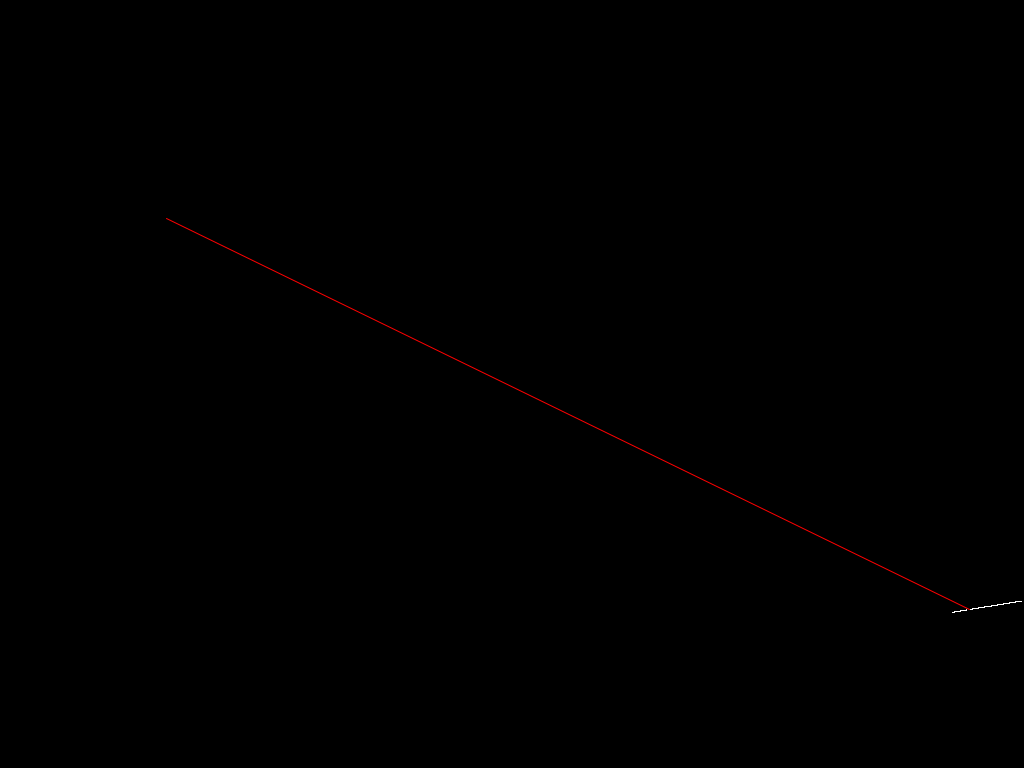
Frame 1 (no input)
Frame 60 (the mouse pressed at the canvas centre just before this capture): identical to frame 1, image omitted
Frame 120 (the mouse held since frame 60 and released just before this capture): identical to frame 1, image omitted

The Processing sketch that drew this single still picture (run headless with seeded random() and noise(); from frame 60 on, the mouse is pressed at the canvas centre):

// Processing sketch: allshapes
// ── allshapes.pde
FloatList metaRotationList = new FloatList();
; //358 vals
FloatList metaSizeList = new FloatList();
; // 198 vals
FloatList metaProportionList = new FloatList();
; //39 204 vals
FloatList metaPointList = new FloatList();
;






ArrayList metaConnectionList = new ArrayList();
;

ArrayList<shapeParam> ListOfLists = new ArrayList<shapeParam>();
shapeParam rotationList ;
shapeParam sizeList ;
shapeParam proportionList  ;
shapeParam pointList  ;



shapeParam pointList2  ;
shapeParam  positionList ;
FloatList ConnectionList ;







void setup() {
  
    int cols = height;
int rows = width;
int[][] positionMetaList = new int[cols][rows];
  
 rotationList = new shapeParam();
sizeList = new shapeParam();
proportionList = new shapeParam();
 pointList = new shapeParam();
 
pointList2 = new shapeParam();
positionList = new shapeParam();
ConnectionList = new FloatList();


  


// Two nested loops allow us to visit every spot in a 2D array.
// For every column I, visit every row J.
for (int i = 0; i < cols; i++) {
  for (int j = 0; j < rows; j++) {
    positionMetaList[i][j] = 0;
  }
};

 

  size(1024, 768);
  background(0);
  stroke(25, 10, 255);

  pushMatrix();
  float z = sqrt(sq(1024) + sq(768))/2.0;
  float x = z*cos(radians(216.87));
  float y =  z*sin(radians(216.87));
  translate(width/2.0, height/2.0);
  //line(0,0,-width/2 + 20,-height/2.0 + 20);
  //line(0, 0, x, y);
  
  Boolean negativeRotation = false;
  float orientation = (random(-89.5, 90));
  
 //orientation = 0;


  if (orientation < 0) {

    negativeRotation = true;
  };

  orientation = roundToHalf(orientation, negativeRotation);

float index = round(map(orientation, -89.5, 90, 0, 358));

  float size = getSize(orientation, negativeRotation);
  float[] size2 = {size*10.24, size*7.68};
  float areaSize = size2[0]*size2[1];
   float[] size3 = new float[2];

  if (orientation == 0) {

    if (areaSize/width < 5) {

      size3[1] = areaSize/5.0;
      size3[0] = 5;
    } else {
      size3[0] = areaSize/width;
      size3[1] = width;
    }
  } else if (orientation == 90 ) {


    if (areaSize/width < 5) {

      size3[1] = areaSize/5.0;
      size3[0] = 5;
    } else {
      size3[0] = areaSize/height;
      size3[1] = height ;
    }
  } else {

    size3 = getProportionTopBottom(areaSize, orientation, negativeRotation);

    z = sqrt(sq(size3[1]) + sq(size3[0]));
    float alpha = asin(size3[0]/(z));
    z = z/2.0;
    x = z*cos(alpha+radians(orientation));
    y =  z*sin(alpha+radians(orientation));

    if (x  > 512.5 || y < -511.5) {

      size3 = getProportionSides(areaSize, orientation, negativeRotation);
      z = sqrt(sq(size3[1]) + sq(size3[0]));
      alpha = asin(size3[0]/(z));
      z = z/2.0;
      x = z*cos(radians(orientation)-alpha);
      y =  z*sin(radians(orientation)-alpha);
    }
  }

  float[] size4 = getRandomAspectRatio(size2[0], size3[1], areaSize, negativeRotation);

  //line(0, 0, x, y);

  noFill();
  rectMode(CENTER);
  rotate(radians(orientation));

  //rect(0, 0, size2[0], size2[1]);
  // rect(0,0,size3[1],size3[0]);
  rect(0, 0, size4[0], size4[1]);
   popMatrix();
  //   println(size2[0], size2[1]);
  //println(size3[0], size3[1]);
  //  println(size4[0], size4[1]);


  rotationList.value = orientation;


  sizeList.value = abs(size);


  proportionList.value = size4[2];


  pointList.value = float(round(random(3,getPoints(int(size4[0]), int(size4[1])))));




  //add to relation lists
  ListOfLists.add(findPlacementInList(ListOfLists, index), rotationList);
  rotationList.list.add(findPlacementInList(rotationList.list, sizeList.value), sizeList);
  sizeList.list.add(findPlacementInList(sizeList.list, proportionList.value), proportionList);
  proportionList.list.add(findPlacementInList(proportionList.list, pointList.value), pointList);
  
  

  

  //add to metalists
  metaRotationList.insert(findPlacementInMetaList(metaRotationList, index), rotationList.value);
  metaSizeList.insert(findPlacementInMetaList(metaSizeList, abs(size)), abs(size));
  metaProportionList.insert(findPlacementInMetaList(metaProportionList,proportionList.value), proportionList.value);
  metaPointList.insert(findPlacementInMetaList(metaPointList, pointList.value), pointList.value);

 
   //positionList.value = ;

  
  //add to the pointList
  pointList2.value =  pointList.value;

  // positionList.list.add(findPlacementInList(rotationList.list, sizeList.value), sizeList);
  
 //pickPointsFromMetaPositionList(positionMetaList, int(pointList.value),int(size4[0]),int(size4[1])) ;

//randomly picks available points in the selected area
positionList.values =  pickPointsFromMetaPositionList(positionMetaList, int(pointList.value) ,int(size4[0]),int(size4[1]),orientation) ;


updateMetaPositionList(positionMetaList, positionList.values);


   pointList2.list.add( positionList);

 


 connectingPointsReturnConnections(positionList.values);
 
 stroke(0,255,0);
 // for(int i=0;i<positionList.values.size();i++){
   
 //  IntList o = positionList.values.get(i);
 
 //    rect(o.get(0), o.get(1), 5, 5);
 
 //}
 
 //connectingPoints(positionList.values);


  // ListOfLists.append(list);
}

void draw() {
}

// ── functions.pde
import java.util.*;

class shapeParam {
  Float value;
  ArrayList<IntList> values;
  ArrayList<shapeParam> list =   new ArrayList<shapeParam>();
};




class ListList {
  ArrayList<ListList> list =   new ArrayList<ListList>();
  ArrayList<IntList> position = new  ArrayList<IntList>();
  float value;
};





float getSize(float orientation, boolean negativeRotation) {
  float cornerDistanceToEdge = 999999;
  float halfHeight = height/2.0;

  float ratioDiagonalRotation = 216.87;
  //  println("halfHeight:"+halfHeight);
  if (negativeRotation) {
    //positive - lower left corner  touching
    //   println("bottom");

    float shapeDiagonalRotation =  ratioDiagonalRotation - orientation;

    //println("shapeDiagonalRotation:"+shapeDiagonalRotation);
    if (shapeDiagonalRotation > ratioDiagonalRotation) {
      //touching top
      //  println("cos thing:"+(sin(radians(shapeDiagonalRotation))));
      cornerDistanceToEdge = (halfHeight/sin(radians(shapeDiagonalRotation)));
    } else {
      println("error top --> side");
    };
  } else {
    //positive - lower left corner  touching


    float shapeDiagonalRotation =  ratioDiagonalRotation + orientation;
    //rintln("shapeDiagonalRotation:"+shapeDiagonalRotation);
    if (shapeDiagonalRotation >= ratioDiagonalRotation) {
      //touching top
      //  println("cos thing:"+(sin(radians(shapeDiagonalRotation))));
      cornerDistanceToEdge = -(halfHeight/sin(radians(shapeDiagonalRotation)));
    } else {
      println("error bottomm --> side");
    }
  };
  if (cornerDistanceToEdge == 999999 ) {
    println("error cornerDistanceToEdge");
  } else {
  }
  // println("cornerDistancetoEdge"+cornerDistanceToEdge);
  float sizePercentage = (4) * ((cornerDistanceToEdge*2)/sqrt(sq(4)+sq(3)));
  //  println("sizePercentage" + sizePercentage);
  sizePercentage = sizePercentage/10.24;
  // println("sizePercentage" + sizePercentage);
  //return sizePercentage;




  if (negativeRotation) {

    sizePercentage = random( sizePercentage, -1);
  } else {

    sizePercentage = random(1, sizePercentage);
  };


  sizePercentage = roundToHalf(sizePercentage, negativeRotation);


  return sizePercentage;
};




float[] getProportionTopBottom(float areaSize, float rotation, boolean negativeRotation) {

  float fakeWidth;

  if (negativeRotation) {

    fakeWidth = height/tan(radians(-rotation));
  } else {

    fakeWidth = height/tan(radians(rotation));
  }

  //println(fakeWidth);


  float diagonal = sqrt(sq(height)+sq(fakeWidth));

  float newBoxHeightSquaredPart = 1-sqrt(1-4*(fakeWidth/height)*areaSize/sq(diagonal));
  float newBoxHeight = (diagonal*height/fakeWidth*newBoxHeightSquaredPart)/2;

  if (newBoxHeight < 5.0) {
    newBoxHeight = 5;
  }

  float newBoxWidth = areaSize/newBoxHeight;


  float[] returningValues = { newBoxHeight, newBoxWidth};

  return returningValues;
};


float[] getProportionSides(float areaSize, float rotation, boolean negativeRotation) {

  float fakeWidth;



  if (negativeRotation) {
    rotation = 45 + (45 - rotation);
    fakeWidth = width/tan(radians(-rotation));
  } else {
    rotation = 45 + (45 - rotation);
    fakeWidth = width/tan(radians(rotation));
  }



  float diagonal = sqrt(sq(width)+sq(fakeWidth));


  float newBoxHeightSquaredPart = 1-sqrt(1-4*(fakeWidth/width)*areaSize/sq(diagonal));
  float newBoxHeight = (diagonal*width/fakeWidth*newBoxHeightSquaredPart)/2;

  if (newBoxHeight < 5.0) {
    newBoxHeight = 5;
  }

  float newBoxWidth = areaSize/newBoxHeight;


  float[] returningValues = { newBoxHeight, newBoxWidth};
  return returningValues;
};



float[] getRandomAspectRatio(float startWidth, float maxWidth, float areaSize, boolean negativeRotation) {
  float newWidth;

  if (negativeRotation) {
    newWidth = random(-startWidth, maxWidth);
  } else {

    newWidth = random(startWidth, maxWidth);
  }




  float newHeight = areaSize/newWidth;
  float aspectRatio = newHeight/newWidth;



  float[] returningValues = {newWidth, newHeight, aspectRatio};

  return returningValues;
};



float roundToHalf(float value, boolean negativeRotation) {

  int decimalNums = abs(int((value % 1)*100));


  if (decimalNums >= 75) {
    if (negativeRotation) {
      value = int(value) - 1;
    } else {
      value = int(value) + 1;
    }
  } else if (decimalNums < 75 && decimalNums >= 25 ) {
    if (negativeRotation) {
      value = int(value) - 0.5;
    } else {
      value = int(value) + 0.5;
    }
  } else {
    value = int(value) ;
  }


  return value;
}



int findPlacementInList(ArrayList<shapeParam> list, float index) {
  int i;

  if (list.size() == 0) {
    return 0;
  } else if (list.size() == 1) {

    i = 0;


    shapeParam listInthelist = list.get(i);
    float presentValue = listInthelist.value;


    if (index > presentValue  ) {
      // println("here");
      return i+1;
    } else {
      return i;
    }
  } else if (list.size() == 2) {

    i = 0;

    shapeParam listInthelist = list.get(i);
    float presentValue = listInthelist.value;

    shapeParam followingListIntheList = list.get(i +1 );
    float nextValue = followingListIntheList.value;


    if (index > presentValue && index < nextValue ) {

      return i+1;
    } else if (index > presentValue && index > nextValue ) {
      return i+2;
    } else {
      return i;
    }
  } else {
    i = ((list.size()/2));


    while (true) {
      float nextValue = 0 ;
      float previousValue = 0;
      boolean isNextValue = list.size() - 1 > i;
      boolean isPreviousValue = i > 0;

      shapeParam listInthelist = list.get(i);
      float presentValue = listInthelist.value;

      println("present value:"+presentValue);

      if (isNextValue) {
        shapeParam followingListIntheList = list.get(i +1 );
        nextValue = followingListIntheList.value;
        println("next value:" +nextValue);
      } else {
        return i+1;
      }

      if (isPreviousValue) {
        shapeParam previousListIntheList = list.get(i -1 );
        previousValue = previousListIntheList.value;

        println("previous value:" +previousValue);
      } else {

        return 0;
      }

      if (index > presentValue) {
        if (isNextValue) {
          if (index < nextValue ) {
            return i+1;
          }
        }
        i = i + round(i/2.0);
        println("rounded"+i);
      } else if (index < presentValue) {
        if (isPreviousValue) {
          if (index > previousValue) {
            return i;
          }
        }
        i = floor(i/2.0);
      }
    }
  }
};



int findPlacementInMetaList(FloatList list, float index) {
  int i;

  if (list.size() == 0) {
    return 0;
  } else if (list.size() == 1) {

    i = 0;

    float presentValue = list.get(i);


    if (index > presentValue  ) {
      println("here");
      return i+1;
    } else {
      return i;
    }
  } else if (list.size() == 2) {

    i = 0;

    float presentValue = list.get(i);

    float nextValue = list.get(i+1);


    if (index > presentValue && index < nextValue ) {

      return i+1;
    } else if (index > presentValue && index > nextValue ) {
      return i+2;
    } else {
      return i;
    }
  } else {
    i = ((list.size()/2));


    while (true) {
      float nextValue = 0 ;
      float previousValue = 0;
      boolean isNextValue = list.size() - 1 > i;
      boolean isPreviousValue = i > 0;

      float presentValue = list.get(i);

      println("present value:"+presentValue);

      if (isNextValue) {
        nextValue = list.get(i+1);
        println("next value:" +nextValue);
      } else {
        return i+1;
      }

      if (isPreviousValue) {
        previousValue = list.get(i-1);

        println("previous value:" +previousValue);
      } else {

        return 0;
      }

      if (index > presentValue) {
        if (isNextValue) {
          if (index < nextValue ) {
            return i+1;
          }
        }
        i = i + round(i/2.0);
        println("rounded"+i);
      } else if (index < presentValue) {
        if (isPreviousValue) {
          if (index > previousValue) {
            return i;
          }
        }
        i = floor(i/2.0);
      }
    }
  }
};








float  getPoints(int Width, int Height) {

  Width = Width / 5;
  Height = Height / 5;

  int bigVal = max(Width, Height) ;
  int smallVal = min(Width, Height) ;

  //println(bigVal);

  if (smallVal == 1) {

    return 4;
  } else if (smallVal == 2) {

    return 2 + (bigVal*2);
  } else if (smallVal == 3) {
    if (bigVal > 3) {
      int addVal = 0;
      if (bigVal > 4) {
        int moduloVal = (bigVal-4)%3;



        switch(moduloVal) {
        case 0:
          addVal = 8;
          break;
        case 1:
          addVal = 4;
          break;
        case 2:
          addVal = 6;
          break;
        };
      };

      int amountOfRepetition = ((bigVal - 5)/3);



      return int(12 + ((amountOfRepetition)*8) + addVal);
    } else if (bigVal == 3) {

      return 8;
    }
  } else if (smallVal == 4) {


    if (bigVal > 4) {
      int addVal = 0;
      if (bigVal > 5) {
        int moduloVal = (bigVal)%4;



        switch(moduloVal) {
        case 0:
          addVal = 8;
          break;
        case 1:
          addVal = 12;
          break;
        case 2:
          addVal = 2;
          break;
        case 3:
          addVal = 4;
          break;
        };
      };

      int amountOfRepetition = ((bigVal - 6)/4);




      return int(20 + ((amountOfRepetition)*12) + addVal);
    } else if (bigVal == 4) {

      return 8;
    };
  } else if (smallVal == 5) {


    return 24 + ((bigVal - 5)*4);
  } else if (smallVal == 6) {



    if (bigVal > 7) {
      int addVal = 0;
      if (bigVal > 8) {
        int moduloVal = (bigVal)%6;



        switch(moduloVal) {
        case 0:
          addVal = 18;
          break;
        case 1:
          addVal = 22;
          break;
        case 2:
          addVal = 28;
          break;
        case 3:
          addVal = 4;
          break;
        case 4:
          addVal = 8;
          break;
        case 5:
          addVal = 12;
          break;
        };
      };

      int amountOfRepetition = ((bigVal - 9)/6);




      return int(42 + ((amountOfRepetition)*28) + addVal);
    } else if (bigVal == 6) {

      return 32;
    } else if (bigVal == 7) {

      return 34;
    };
  } else if (smallVal == 7) {

    int addVal = 0;
    if (bigVal > 7) {
      int moduloVal = (bigVal)%4;



      switch(moduloVal) {
      case 0:
        addVal = 6;
        break;
      case 1:
        addVal = 12;
        break;
      case 2:
        addVal = 16;
        break;
      case 3:
        addVal = 20;
        break;
      };
    };

    int amountOfRepetition = ((bigVal - 8)/4);




    return int(40 + ((amountOfRepetition)*20) + addVal);
  };

  return int(random(3, smallVal));
}


void printVals(ArrayList<shapeParam> list) {

  for (int i = 0; i < list.size(); i = i + 1) {


    shapeParam obj = list.get(i);



    print(obj.value+",");
  }
}


int getSmallestNumberFrom2DArray(int[][] arr) {


  int minvalue=arr[0][0];
  for (int i=0; i<arr.length; i++)
  {
    for (int j=0; j<arr[i].length; j++)
    {
      if (arr[i][j]<minvalue)
      {
        minvalue= arr[i][j];
      }
    }
  }
  //println("Min Value is: "+minvalue);
  return minvalue;
}


//  ArrayList<IntList> pickPointsFromMetaPositionList(int[][] arr, int numOfPoints, int shapeWidth, int shapeHeight){

// ListList ListList = new  ListList();

//        int smallestVal = getSmallestNumberFrom2DArray(arr);

//  //pick all the possible points to be evaluated, does not work when rotated
//    int countOfPoints  = 0;
////    while(countOfPoints < numOfPoints){


////    ListList listX = new ListList();

////    int StartHeight = int(height/2.0 - shapeHeight/2.0);
////    int EndHeight = int(height/2.0 + shapeHeight/2.0);



////       int StartWidth = int(width/2.0 - shapeWidth/2.0);
////    int EndWidth= int(width/2.0 + shapeWidth/2.0);




////    for(int i=StartHeight;i<EndHeight;i++)
////    {
////        for(int j=StartWidth;j<EndWidth;j++)
////        {

////            if(arr[i][j] == smallestVal)
////            {
////               IntList x = new IntList(i,j);
////               listX.position.add(x);
////               countOfPoints  = countOfPoints +1;
////            }

////        }
////    }
////ListList.list.add(listX);
////  smallestVal = smallestVal + 1;
////    }


//    //randomly pick points to be used, check to avoid 3 adjacent in any direction
//    ArrayList<IntList> OutputList = new ArrayList<IntList>();







//    /////// fill the list of list with list of points depending on number of uses inside of the lists are lists with coordinates
//    for(int i=0;i<numOfPoints;i++){


//        if(ListList.list.size() == 0){


//         countOfPoints = i;

//         while(countOfPoints < numOfPoints){


//                     println(countOfPoints);


//    ListList listX = new ListList();

//    int StartHeight = int(height/2.0 - shapeHeight/2.0);
//    int EndHeight = int(height/2.0 + shapeHeight/2.0);



//       int StartWidth = int(width/2.0 - shapeWidth/2.0);
//    int EndWidth= int(width/2.0 + shapeWidth/2.0);




//    for(int v=StartHeight;v<EndHeight;v++)
//    {
//        for(int j=StartWidth;j<EndWidth;j++)
//        {

//            if(arr[v][j] == smallestVal)
//            {
//               IntList x = new IntList(v,j);


//               listX.position.add(x);
//               countOfPoints  = countOfPoints +1;
//            }

//        }
//    }
//ListList.list.add(listX);
//  smallestVal = smallestVal + 1;
//    }

//       };


//      ListList x = ListList.list.get(0);

//    //int y =  round(random(x.position.size()-1));

//    int y =  0;



//     int p = (x.position.get(y).get(0) + x.position.get(y).get(1));



//     if(i == 0){


//      OutputList.add(x.position.get(y));

//          OutputList.get(i).append(p);

//     }else{


//     for(int h=0;h< OutputList.size();h++){



//     if(OutputList.get(h).get(2) >= p  ){


//      OutputList.add(h,x.position.get(y));
//        OutputList.get(h).append(p);
//        break;

//     }else if (OutputList.get(h).get(2) < p && h == OutputList.size()-1){



//       OutputList.add(h+1,x.position.get(y));
//        OutputList.get(h+1).append(p);
//        break;


//     }

//     }
//     }
//     //order distance and outputList

//    /////////////////////////////////////////////////////////////




//    x.position.remove(y);

//     if(x.position.size() == 0){

//     ListList.list.remove(0);
//     };

//    //int o = round(random(ListList.get()size()));
//    //OutputList.add(ListList.get(o));
//    //ListList.remove(o);

//   //////////////////////////////////////checking adjacency
//    // if(i != 0 && (i+1)%3 == 0 ){


//    //        println("test"+i);
//    //       println("test"+OutputList);


//    //     boolean sameAsFirst = false;
//    //     boolean sameAsLast = false;


//    //        if(OutputList.get(i-1).get(2) == ((OutputList.get(i-2).get(2)) + 1) || OutputList.get(i-1).get(2) == ((OutputList.get(i-2).get(2)) + 2)||  OutputList.get(i-1).get(2) == OutputList.get(i-2).get(2)){
//    //       sameAsLast = true;

//    //       };
//    //     if(sameAsLast) {


//    //     if(i > 2){

//    //       if(OutputList.get(i-2).get(2) == ((OutputList.get(i-3).get(2)) + 1) || OutputList.get(i-2).get(2) == ((OutputList.get(i-3).get(2))  + 2)||  OutputList.get(i-2).get(2) == OutputList.get(i-3).get(2)){



//    //             println(OutputList);
//    //         OutputList.remove(OutputList.size()-2);

//    //          i = i -1;

//    //          println(1);
//    //                      println(OutputList);



//    //       }}


//    //         if(OutputList.get(i-1).get(2) == OutputList.get(i).get(2) - 1 || OutputList.get(i-1).get(2) == OutputList.get(i).get(2)  - 2||  OutputList.get(i-1).get(2) == OutputList.get(i).get(2)){
//    //       sameAsFirst = true;




//    //       OutputList.remove(OutputList.size()-1);

//    //       i = i -1;

//    //                     println(2);
//    //                      println(OutputList);


//    //     };





//    //     }



//    //};
//    ///////////////////////////////////


//    println("iter")  ;
//            println(OutputList);





//    }





//    //sort points by distance from 0,0
// //ArrayList<IntList> OutputList2 = new  ArrayList<IntList>();


// //        OutputList2.add(0,OutputList.get(0));

// //       for(int i=1;i< OutputList.size();i++){

// //         int x = OutputList.get(i).get(0) + OutputList.get(i).get(1);

// //          for(int o=0;o< OutputList2.size();o++){



// //            int uff = OutputList2.get(o).get(0) +OutputList2.get(o).get(1);




// //            if(x < uff){

// //            OutputList2.add(o,OutputList.get(i));

// //            break;

// //            }else if( o == OutputList2.size()-1){
// //            OutputList2.add(OutputList2.size(),OutputList.get(i));

// //                 break;

// //            }


// //          }


// //       }
//   //println("Min Value is: "+minvalue);

//   //println(OutputList2);
//   return OutputList;
//  };


ListList FillTheLists(int numOfPoints, int countOfPoints, int[][] arr, ListList ListList, int shapeHeight, int shapeWidth, float orientation) {



  color red = color(255, 0, 0);
  PGraphics selectedArea = createGraphics(1024, 768);
  selectedArea.beginDraw();
  selectedArea.background(0);
  selectedArea.noStroke();
  selectedArea.fill(red);
  selectedArea.rectMode(CENTER);
  selectedArea.pushMatrix();
  selectedArea.translate(width/2.0, height/2.0);
  selectedArea.rotate(radians(orientation));
  selectedArea.rect(0, 0, shapeHeight, shapeWidth);
  selectedArea.popMatrix();
  selectedArea.endDraw();

  // image(selectedArea,0,0);



  int smallestVal = getSmallestNumberFrom2DArray(arr);

  for (int i=0; i<numOfPoints; i++) {


    if (ListList.list.size() == 0) {




      while (countOfPoints < numOfPoints) {





        ListList listX = new ListList();

        //int StartHeight = int(height/2.0 - shapeHeight/2.0);
        //int EndHeight = int(height/2.0 + shapeHeight/2.0);



        //   int StartWidth = int(width/2.0 - shapeWidth/2.0);
        //int EndWidth= int(width/2.0 + shapeWidth/2.0);



        for (int v=0; v<768; v++)
        {
          for (int j=0; j<1024; j++)
          {

            //println(v);
            // println(j);

            if (selectedArea.get(j, v) == red) {

              if (arr[v][j] == smallestVal)
              {
                IntList x = new IntList(j, v);



                listX.position.add(x);
                countOfPoints  = countOfPoints +1;
              }
            }
          }
        }

        ListList.list.add(listX);
        smallestVal = smallestVal + 1;
      }
    };
  };

  return ListList;
}
;


ArrayList<IntList> pickPointsFromMetaPositionList(int[][] arr, int numOfPoints, int shapeWidth, int shapeHeight, float orientation) {

  ListList ListList = new  ListList();





  //pick all the possible points to be evaluated, does not work when rotated



  //randomly pick points to be used, check to avoid 3 adjacent in any direction
  ArrayList<IntList> OutputList = new ArrayList<IntList>();






  //  if(ListList x.list.size() == 0){
  ///////// fill the list of list with list of points depending on number of uses inside of the lists are lists with coordinates

  //   };

  int[][] pointHelperGrid = new int[768][1024];


  // Two nested loops allow us to visit every spot in a 2D array.
  // For every column I, visit every row J.
  for (int i = 0; i < 768; i++) {
    for (int j = 0; j < 1024; j++) {
      pointHelperGrid[i][j] = 0;
    }
  };


  while (OutputList.size()<numOfPoints) {
    //get a first list of positions from the list of lists

    if (ListList.list.size() == 0) {
      ListList = FillTheLists(numOfPoints, OutputList.size(), arr, ListList, shapeWidth, shapeHeight, orientation);
    }





    ListList x = ListList.list.get(0);

    // println(x.position.size());


    for (int q=0; q<x.position.size(); q++) {


      //     println(OutputList);
      if (OutputList.size() == numOfPoints) {

        break;
      };




      //pick random number from the list of positions
      int y =  round(random(x.position.size()-1));
      //y = 0;
      IntList chosenPosition = x.position.get(y);



      //adds first value into the list
      if (q == 0) {


        pointHelperGrid[chosenPosition.get(1)][chosenPosition.get(0)] = 1;
        OutputList.add(chosenPosition);
      } else {


        //check horizontal adjacency
        int horizontalForward = 0;
        int horizontalForwardTwo = 0;
        int horizontalBackward = 0 ;
        int horizontalBackwardTwo = 0;


        //avoid error when coordinate at the end
        if (chosenPosition.get(0) < width) {

          horizontalForward = pointHelperGrid[chosenPosition.get(1)][chosenPosition.get(0)+1];
          if (chosenPosition.get(0) < width - 1) {
            horizontalForwardTwo = pointHelperGrid[chosenPosition.get(1)+2][chosenPosition.get(0)+2];
          }
        }

        //avoid error when coordinate at the start
        if (chosenPosition.get(0) > 0) {

          horizontalBackward = pointHelperGrid[chosenPosition.get(1)][chosenPosition.get(0)-1];
          if (chosenPosition.get(0) > 1) {
            horizontalBackwardTwo = pointHelperGrid[chosenPosition.get(1)][chosenPosition.get(0)-2];
          }
        }


        boolean horizontalForwardBool = false;
        boolean horizontalBackwardBool = false;


        if (horizontalForward == 1) {
          horizontalForwardBool = true;
        }

        if (horizontalBackward == 1) {
          horizontalBackwardBool = true;
        }

        if (horizontalForwardBool == true && horizontalBackwardBool == true) {

          println("error adjacent points backwards and forwards");
        } else if (horizontalForwardBool == true && horizontalForwardTwo == 1) {

          println("error two adjacent points forwards");
        } else if (horizontalBackwardBool == true && horizontalBackwardTwo == 1) {

          println("error two adjacent points backwards");
        } else {
          // check vertical adjacency when passed horizontal
          int VerticalDown = 0;
          int VerticalDownTwo = 0;
          int VerticalUp = 0 ;
          int VerticalUpTwo = 0;

          if (chosenPosition.get(1) < height) {

            VerticalDown = pointHelperGrid[chosenPosition.get(1)+1][chosenPosition.get(0)];
            if (chosenPosition.get(1) < height - 1) {
              VerticalDownTwo = pointHelperGrid[chosenPosition.get(1)+2][chosenPosition.get(0)];
            }
          }


          if (chosenPosition.get(1) > 0) {

            VerticalUp = pointHelperGrid[chosenPosition.get(1)-1][chosenPosition.get(0)];
            if (chosenPosition.get(1) > 1) {
              VerticalUpTwo = pointHelperGrid[chosenPosition.get(1)-2][chosenPosition.get(0)];
            }
          }




          boolean VerticalUpBool = false;
          boolean VerticalDownBool = false;


          if (VerticalUp == 1) {
            VerticalUpBool = true;
          }

          if (VerticalDown == 1) {
            VerticalDownBool = true;
          }

          if (VerticalUpBool == true && VerticalDownBool == true) {

            println("error two adjacent points above and below");
          } else if (VerticalUpBool == true && VerticalUpTwo == 1) {

            println("error two adjacent points above");
          } else if (VerticalDownBool == true && VerticalDownTwo == 1) {


            println("error two adjacent points below");
          } else {
            // check diagonal left is up  if passed

            int DiagonalDown = 0;
            int DiagonalDownTwo = 0;
            int DiagonalUp = 0 ;
            int DiagonalUpTwo = 0;


            if (chosenPosition.get(0) < width && chosenPosition.get(1) < height ) {

              DiagonalDown = pointHelperGrid[chosenPosition.get(1) + 1][chosenPosition.get(0)+1];
              if (chosenPosition.get(0) < width - 1 && chosenPosition.get(1) < height - 1 ) {
                DiagonalDownTwo = pointHelperGrid[chosenPosition.get(1)+2][chosenPosition.get(0)+2];
              }
            }

            if (chosenPosition.get(0) > 0  &&  chosenPosition.get(1) > 0 ) {

              DiagonalUp = pointHelperGrid[chosenPosition.get(1) - 1][chosenPosition.get(0) - 1];
              if (chosenPosition.get(0) > 1  &&  chosenPosition.get(1) > 1 ) {
                DiagonalUpTwo = pointHelperGrid[chosenPosition.get(1)-2][chosenPosition.get(0)-2];
              }
            }


            boolean DiagonalUpBool = false;
            boolean DiagonalDownBool = false;


            if (DiagonalUp == 1) {
              DiagonalUpBool = true;
            }

            if (DiagonalDown == 1) {
              DiagonalDownBool = true;
            }

            if (DiagonalUpBool == true && DiagonalDownBool == true) {

              println("error two adjacent points diagonally up/left and down/right");
            } else if (DiagonalUpBool == true && DiagonalUpTwo == 1) {

              println("error two adjacent points diagonally up/left");
            } else if (DiagonalDownBool == true && DiagonalDownTwo == 1) {

              println("error two adjacent points diagonally down/right");
            } else {

              // check diagonal right is up  if passed

              DiagonalDown = 0;
              DiagonalDownTwo = 0;
              DiagonalUp = 0 ;
              DiagonalUpTwo = 0;



              if (chosenPosition.get(0) > 0 && chosenPosition.get(1) < height ) {

                DiagonalDown = pointHelperGrid[chosenPosition.get(1) +1][chosenPosition.get(0)-1];
                if (chosenPosition.get(0) > 1 && chosenPosition.get(1) < height - 1) {
                  DiagonalDownTwo = pointHelperGrid[chosenPosition.get(1)+2][chosenPosition.get(0)-2];
                }
              }

              if (chosenPosition.get(0) < width && chosenPosition.get(1) > 0) {

                DiagonalUp = pointHelperGrid[chosenPosition.get(1) -1][chosenPosition.get(0) + 1];
                if (chosenPosition.get(0) < height - 1 && chosenPosition.get(1) > 1) {
                  DiagonalUpTwo = pointHelperGrid[chosenPosition.get(1)-2][chosenPosition.get(0)+2];
                }
              }

              DiagonalUpBool = false;
              DiagonalDownBool = false;


              if (DiagonalUpBool == true && DiagonalDownBool == true) {

                println("error two adjacent points diagonally up/right and down/left");
              } else if (DiagonalUpBool == true && DiagonalUpTwo == 1) {


                println("error two adjacent points diagonally up/right a");
              } else if (DiagonalDownBool == true && DiagonalDownTwo == 1) {


                println("error two adjacent points diagonally down/left");
              } else {
                // if passed all the checks add point


                pointHelperGrid[chosenPosition.get(1)][chosenPosition.get(0)] = 1;
                OutputList.add(chosenPosition);
              }
            }
          }
        }
      };

      x.position.remove(y);
    };


    // if list of positions is empty remove it
    if (x.position.size() == 0) {

      ListList.list.remove(0);
    };
  }




  return OutputList;
};



void updateMetaPositionList(int[][] list, ArrayList<IntList> PositionsToBeUpdated) {

  for (int i=0; i<PositionsToBeUpdated.size(); i++) {
    int x = PositionsToBeUpdated.get(i).get(0);
    int y = PositionsToBeUpdated.get(i).get(1);

    list[y][x] =  list[y][x] + 1;
  };
};






ListList getperpedicularGroups(IntList startingPoint, IntList connectingPoint, ArrayList<IntList> points ) {


  //delete later
  for (int i=0; i<points.size(); i++) {



    rect(points.get(i).get(0), points.get(i).get(1), 5, 5);
  }



  color blue = color(0, 0, 255);
  color red = color(255, 0, 0);

  float deltaX =  connectingPoint.get(0) - startingPoint.get(0)  ;
  float deltaY =     connectingPoint.get(1) - startingPoint.get(1)  ;
  float distanceBetweenPoints = sqrt(sq(deltaX)+sq(deltaY));
  float perpAngleOfConnection = radians(degrees(atan2(deltaY, deltaX))+90);

  float firstCoordinateConnectingPointX = connectingPoint.get(0) + (1280  * cos(perpAngleOfConnection));
  float firstCoordinateConnectingPointY = connectingPoint.get(1) + (1280  * sin(perpAngleOfConnection));

  float secondCoordinateConnectingPointX = firstCoordinateConnectingPointX + (distanceBetweenPoints  * cos(perpAngleOfConnection+radians(90)));
  float secondCoordinateConnectingPointY = firstCoordinateConnectingPointY + (distanceBetweenPoints  * sin(perpAngleOfConnection+radians(90)));

  PGraphics selectedArea = createGraphics(1024, 768);
  selectedArea.beginDraw();
  selectedArea.background(0);

  rectMode(CORNER);

  selectedArea.fill(0, 0, 255);
  selectedArea.beginShape();
  selectedArea.vertex(startingPoint.get(0), startingPoint.get(1));
  selectedArea.vertex(connectingPoint.get(0), connectingPoint.get(1));
  selectedArea.vertex(firstCoordinateConnectingPointX, firstCoordinateConnectingPointY);
  selectedArea.vertex(secondCoordinateConnectingPointX, secondCoordinateConnectingPointY);
  selectedArea.vertex(startingPoint.get(0), startingPoint.get(1));
  selectedArea.endShape();


  //delete later
  noFill();
  stroke(255, 0, 0);
  beginShape();
  vertex(startingPoint.get(0), startingPoint.get(1));
  vertex(connectingPoint.get(0), connectingPoint.get(1));
  vertex(firstCoordinateConnectingPointX, firstCoordinateConnectingPointY);
  vertex(secondCoordinateConnectingPointX, secondCoordinateConnectingPointY);
  vertex(startingPoint.get(0), startingPoint.get(1));
  endShape();
  //

  //form the other side
  perpAngleOfConnection = perpAngleOfConnection-radians(180);
  float firstCoordinateConnectingPointXTwo = connectingPoint.get(0) + (1280  * cos(perpAngleOfConnection));
  float firstCoordinateConnectingPointYTwo = connectingPoint.get(1) + (1280  * sin(perpAngleOfConnection));

  float secondCoordinateConnectingPointXTwo = firstCoordinateConnectingPointXTwo + (-distanceBetweenPoints  * cos(perpAngleOfConnection+radians(90)));
  float secondCoordinateConnectingPointYTwo = firstCoordinateConnectingPointYTwo + (-distanceBetweenPoints  * sin(perpAngleOfConnection+radians(90)));

  selectedArea.fill(255, 0, 0);
  selectedArea.beginShape();
  selectedArea.vertex(startingPoint.get(0), startingPoint.get(1));
  selectedArea.vertex(connectingPoint.get(0), connectingPoint.get(1));
  selectedArea.vertex(firstCoordinateConnectingPointXTwo, firstCoordinateConnectingPointYTwo);
  selectedArea.vertex(secondCoordinateConnectingPointXTwo, secondCoordinateConnectingPointYTwo);
  selectedArea.vertex(startingPoint.get(0), startingPoint.get(1));
  selectedArea.endShape();


  selectedArea.endDraw();

  //delete later

  beginShape();
  stroke(0, 255, 0);
  vertex(startingPoint.get(0), startingPoint.get(1));
  vertex(connectingPoint.get(0), connectingPoint.get(1));
  vertex(firstCoordinateConnectingPointXTwo, firstCoordinateConnectingPointYTwo);
  vertex(secondCoordinateConnectingPointXTwo, secondCoordinateConnectingPointYTwo);
  vertex(startingPoint.get(0), startingPoint.get(1));
  endShape();

  //


  ListList groupA = new ListList();
  ListList groupB = new ListList();

  for (int i = 0; i < points.size(); i = i+1) {

    int x =points.get(i).get(0) ;
    int y = points.get(i).get(1);

    if (selectedArea.get(x, y) == color(0, 0, 0) ) {
    } else {
      if (selectedArea.get(x, y) == blue ) {



        groupA.position.add(points.get(i));
      } else if (selectedArea.get(x, y) == red ) {



        groupB.position.add(points.get(i));
      }
    }
  }


  //delete later
  noStroke();
  fill(255, 0, 255);
  for (int i=0; i< groupB.position.size(); i++) {



    rect( groupB.position.get(i).get(0), groupB.position.get(i).get(1), 5, 5);
  }


  fill(255, 255, 0);
  for (int i=0; i< groupA.position.size(); i++) {



    rect( groupA.position.get(i).get(0), groupA.position.get(i).get(1), 5, 5);
  }
  ///

  ListList groups = new ListList();

  groups.list.add(groupA);
  groups.list.add(groupB);
  groups.value = (perpAngleOfConnection);
  return  groups ;
}



IntList findPointClosestToEdge(ListList groupA, IntList startingPoint, IntList connectingPoint) {

  float deltaX;
  float deltaY;
  int indexConnectingPointEdge = 0;
  int indexStartingPointEdge = 0;
  float angleDistanceConnectingPoint = 0;
  float angleDistanceStartingPoint = 0;

  Collections.shuffle(groupA.position);


  for (int i = 0; i < groupA.position.size(); i = i+1) {

    deltaX =  connectingPoint.get(0) - startingPoint.get(0)  ;
    deltaY =     connectingPoint.get(1) - startingPoint.get(1)  ;

    float  distanceBetweenPoints =   sqrt(sq(deltaX)+sq(deltaY));

    float b = distanceBetweenPoints;

    deltaX =  connectingPoint.get(0) - groupA.position.get(i).get(0);
    deltaY =  connectingPoint.get(1) - groupA.position.get(i).get(1) ;

    float a =  sqrt(sq(deltaX)+sq(deltaY));



    deltaX =  startingPoint.get(0) - groupA.position.get(i).get(0) ;
    deltaY =  startingPoint.get(1) - groupA.position.get(i).get(1) ;

    float c =  sqrt(sq(deltaX)+sq(deltaY));

    float angle0 = (sq(a)+sq(c)-sq(b));
    float angle1 =  (2.0*(a*c));
    float angle3 = angle0/angle1;
    float angle4 = degrees(acos(angle3));



    float angle5 = (sq(b)+sq(c)-sq(a));
    float angle6 = 2.0*(b*c);
    float angleStartingPoint = degrees(acos(angle5/angle6));


    float angleConnectingPoint =  180 - angleStartingPoint - angle4;

    if (i == 0) {


      angleDistanceConnectingPoint = angleConnectingPoint;
      indexConnectingPointEdge = i;

      angleDistanceStartingPoint = angleStartingPoint;
      indexStartingPointEdge = i ;
    } else {




      if (angleConnectingPoint > angleDistanceConnectingPoint) {
        angleDistanceConnectingPoint = angleConnectingPoint;
        indexConnectingPointEdge = i;
      }


      if (angleStartingPoint > angleDistanceStartingPoint) {
        angleDistanceStartingPoint = angleStartingPoint;
        indexStartingPointEdge = i;
      }
    }

  }
  //delete later
  fill(0, 255, 255);
  rect(startingPoint.get(0), startingPoint.get(1), 5, 5);
  rect( groupA.position.get(indexStartingPointEdge).get(0), groupA.position.get(indexStartingPointEdge).get(1), 10, 10);




  fill(255, 0, 0);
  rect( groupA.position.get(indexConnectingPointEdge).get(0), groupA.position.get(indexConnectingPointEdge).get(1), 10, 10);
  rect(connectingPoint.get(0), connectingPoint.get(1), 5, 5);


  ///
  IntList x = new IntList();
  x.append(indexStartingPointEdge);
  x.append(indexConnectingPointEdge);
  return x;
};


IntList getLineCoordinates(IntList chosenEdgePoint, IntList boundaryPoint){
  
      float deltaX = boundaryPoint.get(0)-chosenEdgePoint.get(0);
   float  deltaY = boundaryPoint.get(1)-chosenEdgePoint.get(1);
      float angleBetweenPoints = degrees(atan2(deltaY, deltaX)) ;
      
      if(angleBetweenPoints < 0){
      
        angleBetweenPoints = angleBetweenPoints + 360;
      
      };

    IntList pointCoordinate = new IntList(0,0);
    //if edge point is on the right relative to the connection Point == direction left
    if(boundaryPoint.get(0)<chosenEdgePoint.get(0)){
      
          //if angle between points is more than zero ==  edge point is above/ direction down
          if(angleBetweenPoints < 180){
                
                   //side of the connecting points
                 //  println("line direction is left and down");
                          float a = height - boundaryPoint.get(1);
                          float angleAlpha = abs(angleBetweenPoints-180);
                          float angleBeta = 90-angleAlpha;
                          
                  
                          
                         
                          
                          float b =  abs(a * tan(radians(angleBeta)));
                          
                         //  stroke(0,255,0);
                         // strokeWeight(3);
                         //line(connectingPoint.get(0),connectingPoint.get(1),connectingPoint.get(0) -((a-10)*cos(radians(-90))),connectingPoint.get(1) -((a-10)*sin(radians(-90)))); 
                         //float coordinateX = connectingPoint.get(0) -((a-10)*cos(radians(-90)));
                         //float coordinateY = connectingPoint.get(1) -((a-10)*sin(radians(-90)));
                         //line(coordinateX,coordinateY,coordinateX -b,coordinateY);
                         // strokeWeight(1);
                          
                          
                          //check if end of triangle outside of frame
                          if(boundaryPoint.get(0) - b < 0){
                                    //  println("left side");
                                      // find y of the coordinate by calculating smaller triangle
                                      b =  abs(boundaryPoint.get(0) - b);
                                      a = b * tan(radians(angleAlpha));
                                      
                                      int x = 0;
                                      int y = round(height -  a);
                                      int direction = 1;
                                      pointCoordinate = new IntList(x,y,direction);  
                          
                          
                          }else{
                               //  println("bottom");
                          
                          
                          
                                     int x = round(boundaryPoint.get(0) - b);
                                    int y = height;
                                     int direction = 1;
                                     pointCoordinate = new IntList(x,y,direction);  
              
                          
                          
                          };
                          
                    
                           //undo later
             //       stroke(0,255,0);
             //             strokeWeight(3);
             //     line(groupA.position.get(indexConnectingPointEdge).get(0),groupA.position.get(indexConnectingPointEdge).get(1),pointCoordinate.get(0) -(10*cos(radians(angleBetweenPoints))) ,pointCoordinate.get(1)-((10)*sin(radians(angleBetweenPoints))));
             ////if angle between points is more than zero ==  edge point is below/direction is up 
          }else if(angleBetweenPoints > 180){
                      
                   //    println("line direction is left and up");
                        float a =  boundaryPoint.get(1);
                          float angleAlpha = abs(angleBetweenPoints-180);
                          float angleBeta = 90-angleAlpha;
                          
                          float b =  a * tan(radians(angleBeta));
                   
                       
                       
                       
                         //check if end of triangle outside of frame
                          if(boundaryPoint.get(0) - b < 0){
                                    //  println("left side");
                                      // find y of the coordinate by calculating smaller triangle
                                      b =  abs(boundaryPoint.get(0) - b);
                                      a = b * tan(radians(angleAlpha));
                                      
                                      int x = 0;
                                      int y = round(a);
                                           int direction = 0;
                                     pointCoordinate = new IntList(x,y,direction);  
                          
                          
                          }else{
                             //    println("up");
                                 
                                     int x = round(boundaryPoint.get(0) - b);
                                    int y = 0;
                                     int direction = 0;
                                     pointCoordinate = new IntList(x,y,direction);  

                          };
          
            
                             //undo later
                  //  stroke(0,255,0);
                  //        strokeWeight(3);
                  //line(groupA.position.get(indexConnectingPointEdge).get(0),groupA.position.get(indexConnectingPointEdge).get(1),pointCoordinate.get(0) -(10*cos(radians(angleBetweenPoints))) ,pointCoordinate.get(1)-((10)*sin(radians(angleBetweenPoints))));
             
            
          //angle is the same 
          }else if(abs(angleBetweenPoints) == 180 ){
            
              //       println("direction left");
            
            int x = 0;
            int y = boundaryPoint.get(1);
                    int direction = 0;
             pointCoordinate = new IntList(x,y,direction);    
          
          
          }else{
          
          println("error connecting point2");
          }
      
      
    
      
    //if edge point is on the left  relative to the connection Point == direction right
    }else if(boundaryPoint.get(0)>chosenEdgePoint.get(0)){
          
              //if angle between points is more than zero ==  edge point is above//direction is down
              if(angleBetweenPoints < 90){
                
                     //side of the connecting points
                      // println("line direction is right and down");
                          float a = height - boundaryPoint.get(1);
                          float angleAlpha = abs(angleBetweenPoints-180);
                          float angleBeta = 90-angleAlpha;
                          
                          float b =  abs(a * tan(radians(angleBeta)));
                          
               
                          
                          //check if end of triangle outside of frame
                          if(boundaryPoint.get(0) + b > width){
                                    //  println("right side");
                                      // find y of the coordinate by calculating smaller triangle
                                      b =  width-(boundaryPoint.get(0) + b);
                                      a = b * tan(radians(angleAlpha));
                                      
                                      int x = width;
                                      int y = round(height -  a);
                                              int direction = 1;
                                           pointCoordinate = new IntList(x,y,direction);  
                          
                          
                          }else{
                         //       println("bottom");
                          
                          
                          
                                     int x = round(boundaryPoint.get(0) + b);
                                    int y = height;
                                     int direction = 1;
                                         pointCoordinate = new IntList(x,y,direction);  
              
                          
                          
                          };       
                
            
              
                 //if angle between points is more than zero ==  edge point is below//direction is up
              }else if(angleBetweenPoints > 270 ){
                      
                    //   println("line direction is right  and up");
                  
                              float a =  boundaryPoint.get(1);
                                float angleAlpha = abs(angleBetweenPoints-180);
                                float angleBeta = 90-angleAlpha;
                            
                                float b =  abs(a * tan(radians(angleBeta)));
                             
                             
                             
                               //check if end of triangle outside of frame
                                if(boundaryPoint.get(0) + b > width){
                                           // println("right side");
                                            // find y of the coordinate by calculating smaller triangle
                                            b =  width-(boundaryPoint.get(0) + b);
                                            a = b * tan(radians(angleAlpha));
                                            
                                            int x = width;
                                            int y = round(a);
                                                 int direction = 0;
                                                 pointCoordinate = new IntList(x,y,direction);  
                                
                                
                                }else{
                                    //   println("up");
                                       
                                           int x = round(boundaryPoint.get(0) + b);
                                          int y = 0;
                                               int direction = 0;
                                               pointCoordinate = new IntList(x,y,direction);  
      
                                };
                
                      
                      
                
              
              //angle is the same 
              }else if(angleBetweenPoints == 0 || angleBetweenPoints == 360 ){
                
                 //   println("direction right");
                         int x = width;
                        int y = boundaryPoint.get(1);
                           int direction = 1;
                             pointCoordinate = new IntList(x,y,direction);   
              
              
              }else{
              
              println("error connecting point2");
              }
      
      
      
      
      
    
    //if edge point X is equal to  connectingPointX
    }else if(boundaryPoint.get(0)==chosenEdgePoint.get(0)){
    
                       // check if  the edge point is above or below the connecting point
                       //direction down
                      if(boundaryPoint.get(1) > chosenEdgePoint.get(1)){
                        
                        
                         int x = boundaryPoint.get(0);
                         int y = height;
                              int direction = 1;
                               pointCoordinate = new IntList(x,y,direction);  
                      
                      
                      //direction up
                      }else if(boundaryPoint.get(1) < chosenEdgePoint.get(1)){
                             int x = boundaryPoint.get(0);
                             int y = 0;
                                  int direction = 0;
                                   pointCoordinate = new IntList(x,y,direction);   
                      
                      
                      
                      }else{
                      print("error connecting point1");
                      
                      };
                      
             
      
      
    }else{
    
    print("error connecting point");
    }



return pointCoordinate;

};

void connectingPointsReturnConnections(ArrayList<IntList> points) {
  
  PGraphics AreaOfSightGraphic  = createGraphics(1024, 768);
  

  float  deltaX;
  float  deltaY ;

  ArrayList connectionList = new ArrayList();

  




  //get first random point
  color blue = color(0, 0, 255);
  color red = color(255, 0, 0);
  int randomNumber = round(random(0, points.size()-1));
  IntList firstPoint = points.get(randomNumber);
  //points.remove(randomNumber);

  IntList startingPoint = firstPoint;

  //get possible connection point
  randomNumber = round(random(1, points.size()));
  IntList connectingPoint = points.get(randomNumber);
  
  //create a line
  AreaOfSightGraphic.beginDraw();
  AreaOfSightGraphic.background(0);
  AreaOfSightGraphic.stroke(255,0,0);
  AreaOfSightGraphic.strokeWeight(1);
  AreaOfSightGraphic.line(firstPoint.get(0),firstPoint.get(1),connectingPoint.get(0),connectingPoint.get(1));
   AreaOfSightGraphic.endDraw();
   
   //add the connecting point to the list
   ArrayList<IntList> fieldOfViewPoints = new ArrayList<IntList>();
   fieldOfViewPoints.add(connectingPoint);


  ///
  ListList groups =  getperpedicularGroups(startingPoint, connectingPoint, points);
  ListList groupA = groups.list.get(0);
  ListList groupB = groups.list.get(1);
  float perpAngleOfConnection = groups.value;
  //index of points closest to the edge


  if (groupA.position.size() == 0 || groupB.position.size() == 0) {
  } else {

    //get points that are closest to the edge line





    perpAngleOfConnection = degrees(perpAngleOfConnection)-90;


    IntList pointsClosestToTheEdgeIndexGroup = findPointClosestToEdge(groupA, startingPoint, connectingPoint);
    int indexStartingPointEdge = pointsClosestToTheEdgeIndexGroup.get(0);
    int indexConnectingPointEdge = pointsClosestToTheEdgeIndexGroup.get(1);




    //start with connecting point outlier point and see if it can be connected to any of the points in groupB

    //create area of sight for the connecting point outlier point
    //connecting point line
   IntList straightLineToTheEdgeCoordinates =  getLineCoordinates(groupA.position.get(indexConnectingPointEdge),connectingPoint);
   
   
   //// helper   
          deltaX = connectingPoint.get(0)-groupA.position.get(indexConnectingPointEdge).get(0);
     deltaY = connectingPoint.get(1)-groupA.position.get(indexConnectingPointEdge).get(1);
      float angleBetweenPoints = degrees(atan2(deltaY, deltaX)) ;
      
      if(angleBetweenPoints < 0){
      
        angleBetweenPoints = angleBetweenPoints + 360;
      
      };
//helper


//create a line and check according to the direction if there are any obstructions on the way

//draw the line
 PGraphics lineGraphic = createGraphics(1024, 768);
 lineGraphic.beginDraw();
 lineGraphic.background(0);
 lineGraphic.stroke(255,255,255);
  lineGraphic.strokeWeight(0.1);
  lineGraphic.line(groupA.position.get(indexConnectingPointEdge).get(0),groupA.position.get(indexConnectingPointEdge).get(1),straightLineToTheEdgeCoordinates.get(0)  ,straightLineToTheEdgeCoordinates.get(1));
   lineGraphic.endDraw();
 
 
 println(straightLineToTheEdgeCoordinates.get(0) );
  println(straightLineToTheEdgeCoordinates.get(1) );
//check direction
// image(lineGraphic, 0,0); 

int smallerCoordinateX;
int biggerCoordinateX;
int smallerCoordinateY;
int biggerCoordinateY;


//check which coordinate is more to the left
if( groupA.position.get(indexConnectingPointEdge).get(1) >  straightLineToTheEdgeCoordinates.get(1)){
smallerCoordinateY = straightLineToTheEdgeCoordinates.get(1);
biggerCoordinateY = groupA.position.get(indexConnectingPointEdge).get(1);

}else{


smallerCoordinateY = groupA.position.get(indexConnectingPointEdge).get(1);
biggerCoordinateY = straightLineToTheEdgeCoordinates.get(1);

};


if( groupA.position.get(indexConnectingPointEdge).get(0) >  straightLineToTheEdgeCoordinates.get(0)){
smallerCoordinateX = straightLineToTheEdgeCoordinates.get(0);
biggerCoordinateX = groupA.position.get(indexConnectingPointEdge).get(0);

}else{

smallerCoordinateX = groupA.position.get(indexConnectingPointEdge).get(0);
biggerCoordinateX = straightLineToTheEdgeCoordinates.get(0);

};




boolean pointFound = false;

//if direction up/ from bottom right up 
if(straightLineToTheEdgeCoordinates.get(2) == 0){
  println("here1");
  





  for (int i = biggerCoordinateY; i >  smallerCoordinateY; i = i-1) {
  for (int j =biggerCoordinateX; j > smallerCoordinateX; j = j-1) {
    //if this is the stroke check obstructions

   
    if(lineGraphic.get(j,i) != color(0)){
                  if(j == 0 || j == width || i == 0 || i == height){
                             AreaOfSightGraphic.beginDraw();
                        AreaOfSightGraphic.set(j,i,color(0,255,0));
                              AreaOfSightGraphic.endDraw();
                              if( pointFound == false){
                   fieldOfViewPoints.add(new IntList(j,i));
                      println("here");
                              pointFound = true;
                              }
            }
            else if(AreaOfSightGraphic.get(j,i) == color(0)){
                        AreaOfSightGraphic.beginDraw();
                        AreaOfSightGraphic.set(j,i,color(255));
                              AreaOfSightGraphic.endDraw();
                
            }else if(AreaOfSightGraphic.get(j,i) == color(0,0,255)){
                       AreaOfSightGraphic.beginDraw();
                        AreaOfSightGraphic.set(j,i,color(0,255,0));
                              AreaOfSightGraphic.endDraw();
                   if( pointFound == false){
                           fieldOfViewPoints.add(new IntList(j,i));
                                      pointFound = true;
                              }
            }
    };
  };
}

//if direction down/ from left up down
}else if(straightLineToTheEdgeCoordinates.get(2) == 1){
  
  println("here2");
    

  
    for (int i = smallerCoordinateY; i < biggerCoordinateY; i = i+1) {
  for (int j = smallerCoordinateX; j < biggerCoordinateX; j = j+1) {
 


    
        if(lineGraphic.get(j,i) != color(0)){
          
                      if(j == 0 || j == width || i == 0 || i == height){
                             AreaOfSightGraphic.beginDraw();
                        AreaOfSightGraphic.set(j,i,color(0,255,0));
                              AreaOfSightGraphic.endDraw();
                      if( pointFound == false){
                   fieldOfViewPoints.add(new IntList(j,i));
                      println("here");
                              pointFound = true;
                              }
  
            }    else if(AreaOfSightGraphic.get(j,i) == color(0)){
                  
                     AreaOfSightGraphic.beginDraw();
                  AreaOfSightGraphic.set(j,i,color(255));
                        AreaOfSightGraphic.endDraw();
            }else if(AreaOfSightGraphic.get(j,i) == color(0,0,255)){
              AreaOfSightGraphic.beginDraw();
                  AreaOfSightGraphic.set(j,i,color(0,255,0));
                        AreaOfSightGraphic.endDraw();
                            if( pointFound == false){
                             fieldOfViewPoints.add(new IntList(j,i));
                                        pointFound = true;
                              }
            }
    };
    
  };
};


}else{println("errorDirection");}


 for (int i = 0; i < 1024; i = i+1) {
 
 if(AreaOfSightGraphic.get(i,768) != color(0)){
 println("hello");
 
 }
 }

image(AreaOfSightGraphic,0,0);
//                     stroke(0,255,0);
//strokeWeight(3);
//line(groupA.position.get(indexConnectingPointEdge).get(0),groupA.position.get(indexConnectingPointEdge).get(1),straightLineToTheEdgeCoordinates.get(0) -(10*cos(radians(angleBetweenPoints))) ,straightLineToTheEdgeCoordinates.get(1)-((10)*sin(radians(angleBetweenPoints))));
             
             
             
            
              

  

    IntList finalPoint = null;
    
  
  };
}
